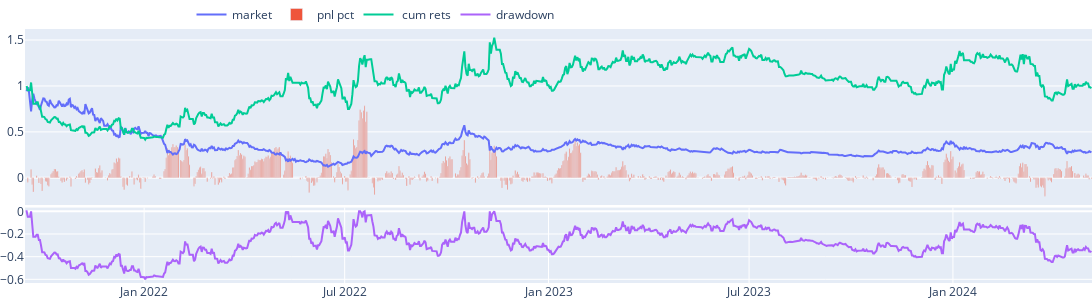
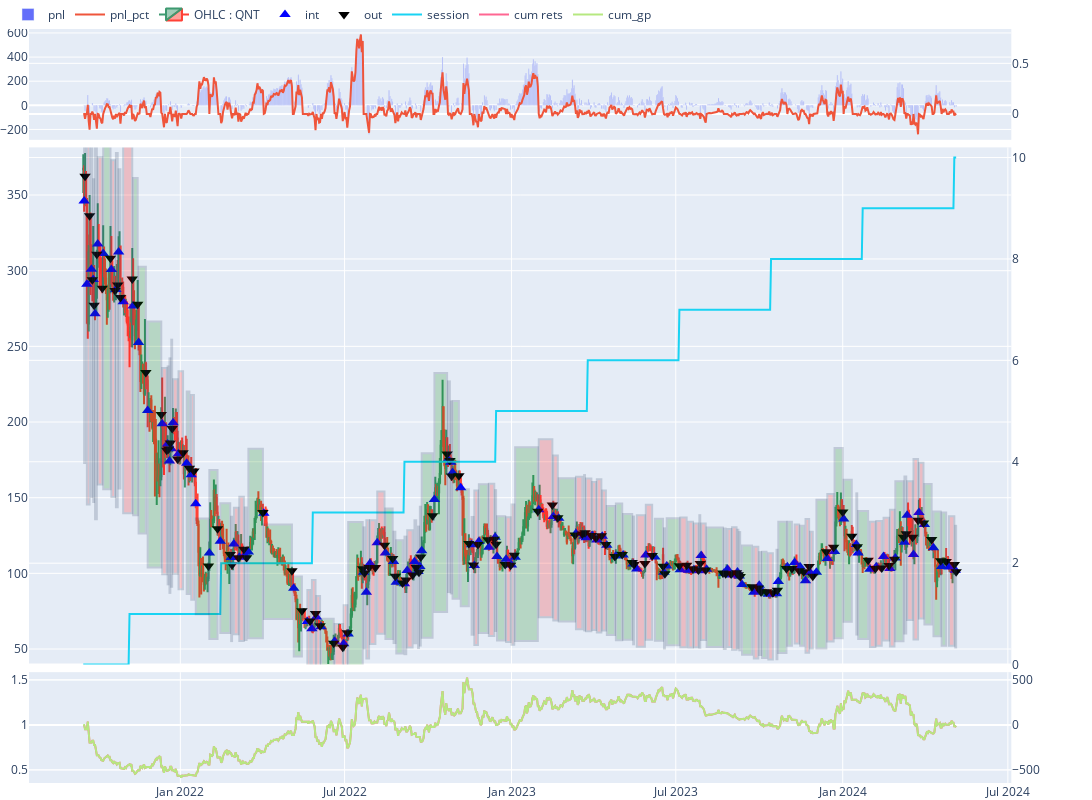
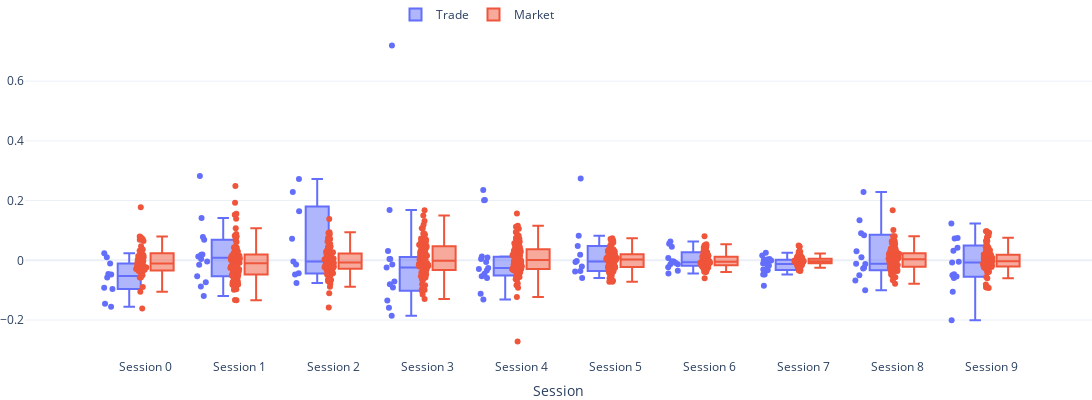

Notebook code for these charts, in order:
### Code cell
AGENT[0].view_report()

### Figure 1 — Plotly figure (JSON) as saved in the notebook; plotly's stock layout.template omitted (floating-point values rounded to 4 significant figures; data arrays with more than 128 entries replaced by an {"elided": "..."} marker saying what was removed)
{"data": [{"name": "market", "type": "scatter", "x": {"elided": "963 str values"}, "xaxis": "x", "y": {"elided": "963 float values"}, "yaxis": "y"}, {"name": "pnl pct", "type": "bar", "x": {"elided": "963 str values"}, "xaxis": "x", "y": {"elided": "963 float values"}, "yaxis": "y"}, {"name": " cum rets", "type": "scatter", "x": {"elided": "963 str values"}, "xaxis": "x", "y": {"elided": "963 float values"}, "yaxis": "y"}, {"name": "drawdown", "type": "scatter", "x": {"elided": "963 str values"}, "xaxis": "x2", "y": {"elided": "963 float values"}, "yaxis": "y2"}], "layout": {"height": 300, "legend": {"orientation": "h", "x": 0.5, "xanchor": "right", "y": 1, "yanchor": "bottom"}, "margin": {"b": 0, "l": 10, "r": 0, "t": 0}, "width": 1200, "xaxis": {"anchor": "y", "domain": [0, 1], "matches": "x2", "showticklabels": false}, "xaxis2": {"anchor": "y2", "domain": [0, 1]}, "yaxis": {"anchor": "x", "domain": [0.307, 1]}, "yaxis2": {"anchor": "x2", "domain": [0, 0.297]}}}

### Figure 2 — Plotly figure (JSON) as saved in the notebook; plotly's stock layout.template omitted (floating-point values rounded to 4 significant figures; data arrays with more than 128 entries replaced by an {"elided": "..."} marker saying what was removed)
{"data": [{"name": "pnl", "type": "bar", "x": {"elided": "963 str values"}, "xaxis": "x", "y": {"elided": "963 float values"}, "yaxis": "y"}, {"name": "pnl_pct", "type": "scatter", "x": {"elided": "963 str values"}, "xaxis": "x", "y": {"elided": "963 float values"}, "yaxis": "y2"}, {"close": {"elided": "963 float values"}, "high": {"elided": "963 float values"}, "low": {"elided": "963 float values"}, "name": "OHLC : QNT", "open": {"elided": "963 float values"}, "type": "candlestick", "x": {"elided": "963 str values"}, "xaxis": "x2", "yaxis": "y3"}, {"marker": {"color": "blue", "size": 10, "symbol": 5}, "mode": "markers", "name": "int", "type": "scatter", "x": ["2021-09-17T00:00:00", "2021-09-20T00:00:00", "2021-09-25T00:00:00", "2021-09-27T00:00:00", "2021-09-29T00:00:00", "2021-10-02T00:00:00", "2021-10-08T00:00:00", "2021-10-17T00:00:00", "2021-10-22T00:00:00", "2021-10-25T00:00:00", "2021-10-30T00:00:00", "2021-11-10T00:00:00", "2021-11-16T00:00:00", "2021-11-26T00:00:00", "2021-12-12T00:00:00", "2021-12-18T00:00:00", "2021-12-20T00:00:00", "2021-12-22T00:00:00", "2021-12-24T00:00:00", "2021-12-30T00:00:00", "2022-01-08T00:00:00", "2022-01-13T00:00:00", "2022-01-18T00:00:00", "2022-02-02T00:00:00", "2022-02-14T00:00:00", "2022-02-26T00:00:00", "2022-03-01T00:00:00", "2022-03-07T00:00:00", "2022-03-13T00:00:00", "2022-03-17T00:00:00", "2022-04-03T00:00:00", "2022-05-06T00:00:00", "2022-05-21T00:00:00", "2022-05-26T00:00:00", "2022-05-31T00:00:00", "2022-06-05T00:00:00", "2022-06-20T00:00:00", "2022-06-30T00:00:00", "2022-07-05T00:00:00", "2022-07-22T00:00:00", "2022-07-25T00:00:00", "2022-07-29T00:00:00", "2022-08-06T00:00:00", "2022-08-15T00:00:00", "2022-08-24T00:00:00", "2022-08-27T00:00:00", "2022-09-05T00:00:00", "2022-09-08T00:00:00", "2022-09-16T00:00:00", "2022-09-20T00:00:00", "2022-09-22T00:00:00", "2022-09-24T00:00:00", "2022-10-08T00:00:00", "2022-10-23T00:00:00", "2022-10-26T00:00:00", "2022-10-28T00:00:00", "2022-11-06T00:00:00", "2022-11-18T00:00:00", "2022-11-21T00:00:00", "2022-11-26T00:00:00", "2022-12-07T00:00:00", "2022-12-14T00:00:00", "2022-12-16T00:00:00", "2022-12-26T00:00:00", "2023-01-01T00:00:00", "2023-01-05T00:00:00", "2023-01-31T00:00:00", "2023-02-16T00:00:00", "2023-02-22T00:00:00", "2023-03-13T00:00:00", "2023-03-22T00:00:00", "2023-03-24T00:00:00", "2023-03-31T00:00:00", "2023-04-05T00:00:00", "2023-04-11T00:00:00", "2023-04-16T00:00:00", "2023-04-26T00:00:00", "2023-05-04T00:00:00", "2023-05-15T00:00:00", "2023-05-19T00:00:00", "2023-05-29T00:00:00", "2023-06-08T00:00:00", "2023-06-18T00:00:00", "2023-06-21T00:00:00", "2023-07-06T00:00:00", "2023-07-15T00:00:00", "2023-07-21T00:00:00", "2023-07-27T00:00:00", "2023-07-29T00:00:00", "2023-08-04T00:00:00", "2023-08-23T00:00:00", "2023-08-27T00:00:00", "2023-09-01T00:00:00", "2023-09-07T00:00:00", "2023-09-09T00:00:00", "2023-09-12T00:00:00", "2023-09-25T00:00:00", "2023-10-01T00:00:00", "2023-10-04T00:00:00", "2023-10-11T00:00:00", "2023-10-20T00:00:00", "2023-10-22T00:00:00", "2023-11-01T00:00:00", "2023-11-09T00:00:00", "2023-11-15T00:00:00", "2023-11-21T00:00:00", "2023-11-26T00:00:00", "2023-12-03T00:00:00", "2023-12-15T00:00:00", "2023-12-23T00:00:00", "2024-01-02T00:00:00", "2024-01-16T00:00:00", "2024-01-18T00:00:00", "2024-01-31T00:00:00", "2024-02-07T00:00:00", "2024-02-15T00:00:00", "2024-02-22T00:00:00", "2024-02-28T00:00:00", "2024-03-09T00:00:00", "2024-03-12T00:00:00", "2024-03-19T00:00:00", "2024-03-25T00:00:00", "2024-03-31T00:00:00", "2024-04-10T00:00:00", "2024-04-19T00:00:00", "2024-04-27T00:00:00", "2024-05-04T00:00:00"], "xaxis": "x2", "y": [346, 291.1, 301, 294.2, 271.5, 317.6, 311.3, 300.8, 287.5, 312.3, 279.5, 276.7, 252.6, 207.6, 198.8, 185.5, 174.2, 182.3, 199.5, 179, 172.8, 165.2, 146, 113.4, 121.2, 110.5, 119.4, 110.6, 112, 114.1, 139.8, 90.1, 68.2, 63.4, 71.1, 64.7, 55.1, 53.5, 59.9, 100.7, 87.6, 106.5, 120.2, 113.4, 107.9, 94.1, 93.2, 101.9, 107.6, 101.3, 104.6, 114.9, 148.8, 175.3, 173.5, 166.6, 156.5, 118.9, 105.2, 121.1, 117.2, 123.9, 111.2, 109.3, 105.6, 110.7, 142.1, 137.6, 136.5, 126.3, 124.6, 123.5, 125, 122, 124.6, 118.6, 111.5, 112.2, 106.2, 102.9, 112.2, 110.8, 100.7, 104.9, 102.4, 102, 102.4, 101.7, 111.8, 102.8, 100, 102.7, 99, 100.9, 98.3, 92.6, 87.5, 92.1, 88.1, 86.2, 86.5, 94.6, 104.3, 107.2, 104.3, 95.1, 100.6, 100.8, 109.8, 114.4, 135.9, 119.1, 113.4, 102.7, 104.4, 111.2, 103.2, 110.2, 120.5, 138.4, 112.5, 140.2, 132.3, 116.9, 104.5, 104.2, 102.1], "yaxis": "y3"}, {"marker": {"color": "black", "size": 10, "symbol": 6}, "mode": "markers", "name": "out", "type": "scatter", "x": ["2021-09-18T00:00:00", "2021-09-23T00:00:00", "2021-09-26T00:00:00", "2021-09-28T00:00:00", "2021-10-01T00:00:00", "2021-10-07T00:00:00", "2021-10-16T00:00:00", "2021-10-21T00:00:00", "2021-10-24T00:00:00", "2021-10-27T00:00:00", "2021-11-09T00:00:00", "2021-11-15T00:00:00", "2021-11-24T00:00:00", "2021-12-11T00:00:00", "2021-12-17T00:00:00", "2021-12-19T00:00:00", "2021-12-21T00:00:00", "2021-12-23T00:00:00", "2021-12-29T00:00:00", "2022-01-04T00:00:00", "2022-01-11T00:00:00", "2022-01-16T00:00:00", "2022-02-01T00:00:00", "2022-02-11T00:00:00", "2022-02-25T00:00:00", "2022-02-27T00:00:00", "2022-03-06T00:00:00", "2022-03-12T00:00:00", "2022-03-15T00:00:00", "2022-04-02T00:00:00", "2022-05-04T00:00:00", "2022-05-15T00:00:00", "2022-05-24T00:00:00", "2022-05-30T00:00:00", "2022-06-04T00:00:00", "2022-06-19T00:00:00", "2022-06-29T00:00:00", "2022-07-04T00:00:00", "2022-07-21T00:00:00", "2022-07-23T00:00:00", "2022-07-28T00:00:00", "2022-08-04T00:00:00", "2022-08-14T00:00:00", "2022-08-23T00:00:00", "2022-08-26T00:00:00", "2022-09-03T00:00:00", "2022-09-07T00:00:00", "2022-09-14T00:00:00", "2022-09-18T00:00:00", "2022-09-21T00:00:00", "2022-09-23T00:00:00", "2022-10-06T00:00:00", "2022-10-22T00:00:00", "2022-10-25T00:00:00", "2022-10-27T00:00:00", "2022-11-04T00:00:00", "2022-11-15T00:00:00", "2022-11-20T00:00:00", "2022-11-25T00:00:00", "2022-12-06T00:00:00", "2022-12-13T00:00:00", "2022-12-15T00:00:00", "2022-12-25T00:00:00", "2022-12-31T00:00:00", "2023-01-04T00:00:00", "2023-01-30T00:00:00", "2023-02-15T00:00:00", "2023-02-21T00:00:00", "2023-03-12T00:00:00", "2023-03-20T00:00:00", "2023-03-23T00:00:00", "2023-03-30T00:00:00", "2023-04-04T00:00:00", "2023-04-10T00:00:00", "2023-04-15T00:00:00", "2023-04-25T00:00:00", "2023-05-03T00:00:00", "2023-05-14T00:00:00", "2023-05-16T00:00:00", "2023-05-28T00:00:00", "2023-06-05T00:00:00", "2023-06-17T00:00:00", "2023-06-19T00:00:00", "2023-07-05T00:00:00", "2023-07-13T00:00:00", "2023-07-20T00:00:00", "2023-07-26T00:00:00", "2023-07-28T00:00:00", "2023-08-03T00:00:00", "2023-08-22T00:00:00", "2023-08-25T00:00:00", "2023-08-31T00:00:00", "2023-09-06T00:00:00", "2023-09-08T00:00:00", "2023-09-10T00:00:00", "2023-09-23T00:00:00", "2023-09-30T00:00:00", "2023-10-03T00:00:00", "2023-10-09T00:00:00", "2023-10-16T00:00:00", "2023-10-21T00:00:00", "2023-10-31T00:00:00", "2023-11-06T00:00:00", "2023-11-14T00:00:00", "2023-11-19T00:00:00", "2023-11-25T00:00:00", "2023-11-29T00:00:00", "2023-12-14T00:00:00", "2023-12-22T00:00:00", "2024-01-01T00:00:00", "2024-01-11T00:00:00", "2024-01-17T00:00:00", "2024-01-29T00:00:00", "2024-02-06T00:00:00", "2024-02-13T00:00:00", "2024-02-21T00:00:00", "2024-02-27T00:00:00", "2024-03-08T00:00:00", "2024-03-11T00:00:00", "2024-03-18T00:00:00", "2024-03-24T00:00:00", "2024-03-30T00:00:00", "2024-04-08T00:00:00", "2024-04-18T00:00:00", "2024-04-24T00:00:00", "2024-05-03T00:00:00", "2024-05-05T00:00:00"], "xaxis": "x2", "y": [362.4, 336.3, 294, 277.2, 310.9, 288.4, 308.2, 286.9, 290.6, 282.3, 294.5, 277.9, 232.8, 204.9, 181.3, 182.1, 186.2, 195.7, 175.6, 179.7, 169.4, 167.6, 104.8, 129.5, 112.5, 105.7, 110.3, 115.9, 110.4, 140.2, 101.7, 75.3, 68.5, 73.5, 65.4, 53.8, 51.2, 60.7, 103, 100.3, 103.9, 103.9, 118.5, 109.9, 98.1, 93.7, 95.6, 98.9, 103.9, 100.7, 110.8, 138, 178.8, 174.5, 164.3, 164.5, 119.7, 105.6, 119, 122.2, 122.5, 119.2, 105.9, 105.4, 111.9, 141, 145.1, 136.8, 125.3, 126, 126.9, 125.1, 123.3, 124.8, 119.1, 111.1, 112.4, 107.1, 105.8, 106.5, 111.8, 104.7, 99.8, 105, 105.3, 103.1, 102.3, 106.5, 102.3, 100.2, 99.7, 99.5, 100.4, 99.1, 97.9, 91.1, 90.4, 87.7, 87.9, 87.2, 88.9, 103.2, 103.2, 101.8, 101.1, 104.6, 98.1, 114.3, 117.2, 140.6, 124.5, 117.6, 108.6, 103.2, 103.6, 105.2, 109.3, 123.8, 126.1, 123.8, 135.1, 133.2, 122.4, 108.4, 107.8, 105.9, 101.1], "yaxis": "y3"}, {"name": "session", "type": "scatter", "x": {"elided": "963 str values"}, "xaxis": "x2", "y": {"elided": "963 int values"}, "yaxis": "y4"}, {"name": "cum rets", "type": "scatter", "x": {"elided": "963 str values"}, "xaxis": "x3", "y": {"elided": "963 float values"}, "yaxis": "y5"}, {"name": "cum_gp", "type": "scatter", "x": {"elided": "963 str values"}, "xaxis": "x3", "y": {"elided": "963 float values"}, "yaxis": "y6"}], "layout": {"height": 800, "legend": {"orientation": "h", "x": 0.6, "xanchor": "right", "y": 1, "yanchor": "bottom"}, "margin": {"b": 0, "l": 10, "r": 0, "t": 0}, "shapes": [{"fillcolor": "red", "opacity": 0.2, "x0": "2021-09-17T00:00:00", "x1": "2021-09-18T00:00:00", "xref": "x2", "y0": 173, "y1": 471.1, "yref": "y3"}, {"fillcolor": "red", "opacity": 0.2, "x0": "2021-09-20T00:00:00", "x1": "2021-09-23T00:00:00", "xref": "x2", "y0": 145.6, "y1": 437.2, "yref": "y3"}, {"fillcolor": "green", "opacity": 0.2, "x0": "2021-09-25T00:00:00", "x1": "2021-09-26T00:00:00", "xref": "x2", "y0": 150.5, "y1": 382.2, "yref": "y3"}, {"fillcolor": "red", "opacity": 0.2, "x0": "2021-09-27T00:00:00", "x1": "2021-09-28T00:00:00", "xref": "x2", "y0": 147.1, "y1": 360.4, "yref": "y3"}, {"fillcolor": "red", "opacity": 0.2, "x0": "2021-09-29T00:00:00", "x1": "2021-10-01T00:00:00", "xref": "x2", "y0": 135.8, "y1": 404.2, "yref": "y3"}, {"fillcolor": "red", "opacity": 0.2, "x0": "2021-10-02T00:00:00", "x1": "2021-10-07T00:00:00", "xref": "x2", "y0": 158.8, "y1": 374.9, "yref": "y3"}, {"fillcolor": "green", "opacity": 0.2, "x0": "2021-10-08T00:00:00", "x1": "2021-10-16T00:00:00", "xref": "x2", "y0": 155.7, "y1": 400.7, "yref": "y3"}, {"fillcolor": "red", "opacity": 0.2, "x0": "2021-10-17T00:00:00", "x1": "2021-10-21T00:00:00", "xref": "x2", "y0": 150.4, "y1": 373.0, "yref": "y3"}, {"fillcolor": "red", "opacity": 0.2, "x0": "2021-10-22T00:00:00", "x1": "2021-10-24T00:00:00", "xref": "x2", "y0": 143.8, "y1": 377.8, "yref": "y3"}, {"fillcolor": "red", "opacity": 0.2, "x0": "2021-10-25T00:00:00", "x1": "2021-10-27T00:00:00", "xref": "x2", "y0": 156.2, "y1": 367.0, "yref": "y3"}, {"fillcolor": "red", "opacity": 0.2, "x0": "2021-10-30T00:00:00", "x1": "2021-11-09T00:00:00", "xref": "x2", "y0": 139.8, "y1": 382.9, "yref": "y3"}, {"fillcolor": "green", "opacity": 0.2, "x0": "2021-11-10T00:00:00", "x1": "2021-11-15T00:00:00", "xref": "x2", "y0": 138.3, "y1": 361.3, "yref": "y3"}, {"fillcolor": "green", "opacity": 0.2, "x0": "2021-11-16T00:00:00", "x1": "2021-11-24T00:00:00", "xref": "x2", "y0": 126.3, "y1": 302.6, "yref": "y3"}, {"fillcolor": "green", "opacity": 0.2, "x0": "2021-11-26T00:00:00", "x1": "2021-12-11T00:00:00", "xref": "x2", "y0": 103.8, "y1": 266.4, "yref": "y3"}, {"fillcolor": "red", "opacity": 0.2, "x0": "2021-12-12T00:00:00", "x1": "2021-12-17T00:00:00", "xref": "x2", "y0": 99.4, "y1": 235.7, "yref": "y3"}, {"fillcolor": "green", "opacity": 0.2, "x0": "2021-12-18T00:00:00", "x1": "2021-12-19T00:00:00", "xref": "x2", "y0": 92.75, "y1": 236.7, "yref": "y3"}, {"fillcolor": "green", "opacity": 0.2, "x0": "2021-12-20T00:00:00", "x1": "2021-12-21T00:00:00", "xref": "x2", "y0": 87.1, "y1": 242.1, "yref": "y3"}, {"fillcolor": "red", "opacity": 0.2, "x0": "2021-12-22T00:00:00", "x1": "2021-12-23T00:00:00", "xref": "x2", "y0": 91.15, "y1": 254.4, "yref": "y3"}, {"fillcolor": "red", "opacity": 0.2, "x0": "2021-12-24T00:00:00", "x1": "2021-12-29T00:00:00", "xref": "x2", "y0": 99.75, "y1": 228.3, "yref": "y3"}, {"fillcolor": "red", "opacity": 0.2, "x0": "2021-12-30T00:00:00", "x1": "2022-01-04T00:00:00", "xref": "x2", "y0": 89.5, "y1": 233.6, "yref": "y3"}, {"fillcolor": "green", "opacity": 0.2, "x0": "2022-01-08T00:00:00", "x1": "2022-01-11T00:00:00", "xref": "x2", "y0": 86.4, "y1": 220.2, "yref": "y3"}, {"fillcolor": "red", "opacity": 0.2, "x0": "2022-01-13T00:00:00", "x1": "2022-01-16T00:00:00", "xref": "x2", "y0": 82.6, "y1": 217.9, "yref": "y3"}, {"fillcolor": "green", "opacity": 0.2, "x0": "2022-01-18T00:00:00", "x1": "2022-02-01T00:00:00", "xref": "x2", "y0": 73, "y1": 136.2, "yref": "y3"}, {"fillcolor": "green", "opacity": 0.2, "x0": "2022-02-02T00:00:00", "x1": "2022-02-11T00:00:00", "xref": "x2", "y0": 56.7, "y1": 168.3, "yref": "y3"}, {"fillcolor": "green", "opacity": 0.2, "x0": "2022-02-14T00:00:00", "x1": "2022-02-25T00:00:00", "xref": "x2", "y0": 60.6, "y1": 146.2, "yref": "y3"}, {"fillcolor": "red", "opacity": 0.2, "x0": "2022-02-26T00:00:00", "x1": "2022-02-27T00:00:00", "xref": "x2", "y0": 55.25, "y1": 137.4, "yref": "y3"}, {"fillcolor": "red", "opacity": 0.2, "x0": "2022-03-01T00:00:00", "x1": "2022-03-06T00:00:00", "xref": "x2", "y0": 59.7, "y1": 143.4, "yref": "y3"}, {"fillcolor": "red", "opacity": 0.2, "x0": "2022-03-07T00:00:00", "x1": "2022-03-12T00:00:00", "xref": "x2", "y0": 55.3, "y1": 150.7, "yref": "y3"}, {"fillcolor": "red", "opacity": 0.2, "x0": "2022-03-13T00:00:00", "x1": "2022-03-15T00:00:00", "xref": "x2", "y0": 56, "y1": 143.5, "yref": "y3"}, {"fillcolor": "green", "opacity": 0.2, "x0": "2022-03-17T00:00:00", "x1": "2022-04-02T00:00:00", "xref": "x2", "y0": 57.05, "y1": 182.3, "yref": "y3"}, {"fillcolor": "green", "opacity": 0.2, "x0": "2022-04-03T00:00:00", "x1": "2022-05-04T00:00:00", "xref": "x2", "y0": 69.9, "y1": 132.2, "yref": "y3"}, {"fillcolor": "green", "opacity": 0.2, "x0": "2022-05-06T00:00:00", "x1": "2022-05-15T00:00:00", "xref": "x2", "y0": 45.05, "y1": 97.89, "yref": "y3"}, {"fillcolor": "red", "opacity": 0.2, "x0": "2022-05-21T00:00:00", "x1": "2022-05-24T00:00:00", "xref": "x2", "y0": 34.1, "y1": 89.05, "yref": "y3"}, {"fillcolor": "red", "opacity": 0.2, "x0": "2022-05-26T00:00:00", "x1": "2022-05-30T00:00:00", "xref": "x2", "y0": 31.7, "y1": 95.55, "yref": "y3"}, {"fillcolor": "red", "opacity": 0.2, "x0": "2022-05-31T00:00:00", "x1": "2022-06-04T00:00:00", "xref": "x2", "y0": 35.55, "y1": 85.02, "yref": "y3"}, {"fillcolor": "green", "opacity": 0.2, "x0": "2022-06-05T00:00:00", "x1": "2022-06-19T00:00:00", "xref": "x2", "y0": 32.35, "y1": 69.94, "yref": "y3"}, {"fillcolor": "red", "opacity": 0.2, "x0": "2022-06-20T00:00:00", "x1": "2022-06-29T00:00:00", "xref": "x2", "y0": 27.55, "y1": 66.56, "yref": "y3"}, {"fillcolor": "red", "opacity": 0.2, "x0": "2022-06-30T00:00:00", "x1": "2022-07-04T00:00:00", "xref": "x2", "y0": 26.75, "y1": 78.91, "yref": "y3"}, {"fillcolor": "green", "opacity": 0.2, "x0": "2022-07-05T00:00:00", "x1": "2022-07-21T00:00:00", "xref": "x2", "y0": 29.95, "y1": 133.9, "yref": "y3"}, {"fillcolor": "green", "opacity": 0.2, "x0": "2022-07-22T00:00:00", "x1": "2022-07-23T00:00:00", "xref": "x2", "y0": 50.35, "y1": 130.4, "yref": "y3"}, {"fillcolor": "red", "opacity": 0.2, "x0": "2022-07-25T00:00:00", "x1": "2022-07-28T00:00:00", "xref": "x2", "y0": 43.8, "y1": 135.1, "yref": "y3"}, {"fillcolor": "red", "opacity": 0.2, "x0": "2022-07-29T00:00:00", "x1": "2022-08-04T00:00:00", "xref": "x2", "y0": 53.25, "y1": 135.1, "yref": "y3"}, {"fillcolor": "red", "opacity": 0.2, "x0": "2022-08-06T00:00:00", "x1": "2022-08-14T00:00:00", "xref": "x2", "y0": 60.1, "y1": 154.1, "yref": "y3"}, {"fillcolor": "green", "opacity": 0.2, "x0": "2022-08-15T00:00:00", "x1": "2022-08-23T00:00:00", "xref": "x2", "y0": 56.7, "y1": 142.9, "yref": "y3"}, {"fillcolor": "red", "opacity": 0.2, "x0": "2022-08-24T00:00:00", "x1": "2022-08-26T00:00:00", "xref": "x2", "y0": 53.95, "y1": 127.5, "yref": "y3"}, {"fillcolor": "green", "opacity": 0.2, "x0": "2022-08-27T00:00:00", "x1": "2022-09-03T00:00:00", "xref": "x2", "y0": 47.05, "y1": 121.8, "yref": "y3"}, {"fillcolor": "red", "opacity": 0.2, "x0": "2022-09-05T00:00:00", "x1": "2022-09-07T00:00:00", "xref": "x2", "y0": 46.6, "y1": 124.3, "yref": "y3"}, {"fillcolor": "red", "opacity": 0.2, "x0": "2022-09-08T00:00:00", "x1": "2022-09-14T00:00:00", "xref": "x2", "y0": 50.95, "y1": 128.6, "yref": "y3"}, {"fillcolor": "red", "opacity": 0.2, "x0": "2022-09-16T00:00:00", "x1": "2022-09-18T00:00:00", "xref": "x2", "y0": 53.8, "y1": 135.1, "yref": "y3"}, {"fillcolor": "red", "opacity": 0.2, "x0": "2022-09-20T00:00:00", "x1": "2022-09-21T00:00:00", "xref": "x2", "y0": 50.65, "y1": 130.9, "yref": "y3"}, {"fillcolor": "red", "opacity": 0.2, "x0": "2022-09-22T00:00:00", "x1": "2022-09-23T00:00:00", "xref": "x2", "y0": 52.3, "y1": 144.0, "yref": "y3"}, {"fillcolor": "green", "opacity": 0.2, "x0": "2022-09-24T00:00:00", "x1": "2022-10-06T00:00:00", "xref": "x2", "y0": 57.45, "y1": 179.4, "yref": "y3"}, {"fillcolor": "green", "opacity": 0.2, "x0": "2022-10-08T00:00:00", "x1": "2022-10-22T00:00:00", "xref": "x2", "y0": 74.4, "y1": 232.4, "yref": "y3"}, {"fillcolor": "green", "opacity": 0.2, "x0": "2022-10-23T00:00:00", "x1": "2022-10-25T00:00:00", "xref": "x2", "y0": 87.65, "y1": 226.8, "yref": "y3"}, {"fillcolor": "red", "opacity": 0.2, "x0": "2022-10-26T00:00:00", "x1": "2022-10-27T00:00:00", "xref": "x2", "y0": 86.75, "y1": 213.6, "yref": "y3"}, {"fillcolor": "green", "opacity": 0.2, "x0": "2022-10-28T00:00:00", "x1": "2022-11-04T00:00:00", "xref": "x2", "y0": 83.3, "y1": 213.8, "yref": "y3"}, {"fillcolor": "green", "opacity": 0.2, "x0": "2022-11-06T00:00:00", "x1": "2022-11-15T00:00:00", "xref": "x2", "y0": 78.25, "y1": 155.6, "yref": "y3"}, {"fillcolor": "red", "opacity": 0.2, "x0": "2022-11-18T00:00:00", "x1": "2022-11-20T00:00:00", "xref": "x2", "y0": 59.45, "y1": 137.3, "yref": "y3"}, {"fillcolor": "red", "opacity": 0.2, "x0": "2022-11-21T00:00:00", "x1": "2022-11-25T00:00:00", "xref": "x2", "y0": 52.6, "y1": 154.7, "yref": "y3"}, {"fillcolor": "green", "opacity": 0.2, "x0": "2022-11-26T00:00:00", "x1": "2022-12-06T00:00:00", "xref": "x2", "y0": 60.55, "y1": 158.9, "yref": "y3"}, {"fillcolor": "red", "opacity": 0.2, "x0": "2022-12-07T00:00:00", "x1": "2022-12-13T00:00:00", "xref": "x2", "y0": 58.6, "y1": 159.2, "yref": "y3"}, {"fillcolor": "red", "opacity": 0.2, "x0": "2022-12-14T00:00:00", "x1": "2022-12-15T00:00:00", "xref": "x2", "y0": 61.95, "y1": 155.0, "yref": "y3"}, {"fillcolor": "green", "opacity": 0.2, "x0": "2022-12-16T00:00:00", "x1": "2022-12-25T00:00:00", "xref": "x2", "y0": 55.6, "y1": 137.7, "yref": "y3"}, {"fillcolor": "red", "opacity": 0.2, "x0": "2022-12-26T00:00:00", "x1": "2022-12-31T00:00:00", "xref": "x2", "y0": 54.65, "y1": 137.0, "yref": "y3"}, {"fillcolor": "red", "opacity": 0.2, "x0": "2023-01-01T00:00:00", "x1": "2023-01-04T00:00:00", "xref": "x2", "y0": 52.8, "y1": 145.5, "yref": "y3"}, {"fillcolor": "green", "opacity": 0.2, "x0": "2023-01-05T00:00:00", "x1": "2023-01-30T00:00:00", "xref": "x2", "y0": 55.35, "y1": 183.3, "yref": "y3"}, {"fillcolor": "red", "opacity": 0.2, "x0": "2023-01-31T00:00:00", "x1": "2023-02-15T00:00:00", "xref": "x2", "y0": 71.05, "y1": 188.6, "yref": "y3"}, {"fillcolor": "red", "opacity": 0.2, "x0": "2023-02-16T00:00:00", "x1": "2023-02-21T00:00:00", "xref": "x2", "y0": 68.8, "y1": 177.8, "yref": "y3"}, {"fillcolor": "green", "opacity": 0.2, "x0": "2023-02-22T00:00:00", "x1": "2023-03-12T00:00:00", "xref": "x2", "y0": 68.25, "y1": 162.9, "yref": "y3"}, {"fillcolor": "red", "opacity": 0.2, "x0": "2023-03-13T00:00:00", "x1": "2023-03-20T00:00:00", "xref": "x2", "y0": 63.15, "y1": 163.8, "yref": "y3"}, {"fillcolor": "green", "opacity": 0.2, "x0": "2023-03-22T00:00:00", "x1": "2023-03-23T00:00:00", "xref": "x2", "y0": 62.3, "y1": 165.0, "yref": "y3"}, {"fillcolor": "red", "opacity": 0.2, "x0": "2023-03-24T00:00:00", "x1": "2023-03-30T00:00:00", "xref": "x2", "y0": 61.75, "y1": 162.6, "yref": "y3"}, {"fillcolor": "red", "opacity": 0.2, "x0": "2023-03-31T00:00:00", "x1": "2023-04-04T00:00:00", "xref": "x2", "y0": 62.5, "y1": 160.3, "yref": "y3"}, {"fillcolor": "red", "opacity": 0.2, "x0": "2023-04-05T00:00:00", "x1": "2023-04-10T00:00:00", "xref": "x2", "y0": 61, "y1": 162.2, "yref": "y3"}, {"fillcolor": "red", "opacity": 0.2, "x0": "2023-04-11T00:00:00", "x1": "2023-04-15T00:00:00", "xref": "x2", "y0": 62.3, "y1": 154.8, "yref": "y3"}, {"fillcolor": "green", "opacity": 0.2, "x0": "2023-04-16T00:00:00", "x1": "2023-04-25T00:00:00", "xref": "x2", "y0": 59.3, "y1": 144.4, "yref": "y3"}, {"fillcolor": "green", "opacity": 0.2, "x0": "2023-04-26T00:00:00", "x1": "2023-05-03T00:00:00", "xref": "x2", "y0": 55.75, "y1": 146.1, "yref": "y3"}, {"fillcolor": "green", "opacity": 0.2, "x0": "2023-05-04T00:00:00", "x1": "2023-05-14T00:00:00", "xref": "x2", "y0": 56.1, "y1": 139.2, "yref": "y3"}, {"fillcolor": "red", "opacity": 0.2, "x0": "2023-05-15T00:00:00", "x1": "2023-05-16T00:00:00", "xref": "x2", "y0": 53.1, "y1": 137.5, "yref": "y3"}, {"fillcolor": "red", "opacity": 0.2, "x0": "2023-05-19T00:00:00", "x1": "2023-05-28T00:00:00", "xref": "x2", "y0": 51.45, "y1": 138.5, "yref": "y3"}, {"fillcolor": "red", "opacity": 0.2, "x0": "2023-05-29T00:00:00", "x1": "2023-06-05T00:00:00", "xref": "x2", "y0": 56.1, "y1": 145.3, "yref": "y3"}, {"fillcolor": "green", "opacity": 0.2, "x0": "2023-06-08T00:00:00", "x1": "2023-06-17T00:00:00", "xref": "x2", "y0": 55.4, "y1": 136.1, "yref": "y3"}, {"fillcolor": "red", "opacity": 0.2, "x0": "2023-06-18T00:00:00", "x1": "2023-06-19T00:00:00", "xref": "x2", "y0": 50.35, "y1": 129.7, "yref": "y3"}, {"fillcolor": "green", "opacity": 0.2, "x0": "2023-06-21T00:00:00", "x1": "2023-07-05T00:00:00", "xref": "x2", "y0": 52.45, "y1": 136.5, "yref": "y3"}, {"fillcolor": "red", "opacity": 0.2, "x0": "2023-07-06T00:00:00", "x1": "2023-07-13T00:00:00", "xref": "x2", "y0": 51.2, "y1": 136.9, "yref": "y3"}, {"fillcolor": "red", "opacity": 0.2, "x0": "2023-07-15T00:00:00", "x1": "2023-07-20T00:00:00", "xref": "x2", "y0": 51, "y1": 134.0, "yref": "y3"}, {"fillcolor": "red", "opacity": 0.2, "x0": "2023-07-21T00:00:00", "x1": "2023-07-26T00:00:00", "xref": "x2", "y0": 51.2, "y1": 133.0, "yref": "y3"}, {"fillcolor": "red", "opacity": 0.2, "x0": "2023-07-27T00:00:00", "x1": "2023-07-28T00:00:00", "xref": "x2", "y0": 50.85, "y1": 138.5, "yref": "y3"}, {"fillcolor": "red", "opacity": 0.2, "x0": "2023-07-29T00:00:00", "x1": "2023-08-03T00:00:00", "xref": "x2", "y0": 55.9, "y1": 133.0, "yref": "y3"}, {"fillcolor": "green", "opacity": 0.2, "x0": "2023-08-04T00:00:00", "x1": "2023-08-22T00:00:00", "xref": "x2", "y0": 51.4, "y1": 130.3, "yref": "y3"}, {"fillcolor": "red", "opacity": 0.2, "x0": "2023-08-23T00:00:00", "x1": "2023-08-25T00:00:00", "xref": "x2", "y0": 50, "y1": 129.6, "yref": "y3"}, {"fillcolor": "red", "opacity": 0.2, "x0": "2023-08-27T00:00:00", "x1": "2023-08-31T00:00:00", "xref": "x2", "y0": 51.35, "y1": 129.3, "yref": "y3"}, {"fillcolor": "red", "opacity": 0.2, "x0": "2023-09-01T00:00:00", "x1": "2023-09-06T00:00:00", "xref": "x2", "y0": 49.5, "y1": 130.5, "yref": "y3"}, {"fillcolor": "red", "opacity": 0.2, "x0": "2023-09-07T00:00:00", "x1": "2023-09-08T00:00:00", "xref": "x2", "y0": 50.45, "y1": 128.8, "yref": "y3"}, {"fillcolor": "green", "opacity": 0.2, "x0": "2023-09-09T00:00:00", "x1": "2023-09-10T00:00:00", "xref": "x2", "y0": 49.15, "y1": 127.3, "yref": "y3"}, {"fillcolor": "green", "opacity": 0.2, "x0": "2023-09-12T00:00:00", "x1": "2023-09-23T00:00:00", "xref": "x2", "y0": 46.3, "y1": 118.4, "yref": "y3"}, {"fillcolor": "red", "opacity": 0.2, "x0": "2023-09-25T00:00:00", "x1": "2023-09-30T00:00:00", "xref": "x2", "y0": 43.75, "y1": 117.5, "yref": "y3"}, {"fillcolor": "red", "opacity": 0.2, "x0": "2023-10-01T00:00:00", "x1": "2023-10-03T00:00:00", "xref": "x2", "y0": 46.05, "y1": 114.0, "yref": "y3"}, {"fillcolor": "green", "opacity": 0.2, "x0": "2023-10-04T00:00:00", "x1": "2023-10-09T00:00:00", "xref": "x2", "y0": 44.05, "y1": 114.3, "yref": "y3"}, {"fillcolor": "red", "opacity": 0.2, "x0": "2023-10-11T00:00:00", "x1": "2023-10-16T00:00:00", "xref": "x2", "y0": 43.1, "y1": 113.4, "yref": "y3"}, {"fillcolor": "red", "opacity": 0.2, "x0": "2023-10-20T00:00:00", "x1": "2023-10-21T00:00:00", "xref": "x2", "y0": 43.25, "y1": 115.6, "yref": "y3"}, {"fillcolor": "green", "opacity": 0.2, "x0": "2023-10-22T00:00:00", "x1": "2023-10-31T00:00:00", "xref": "x2", "y0": 47.3, "y1": 134.2, "yref": "y3"}, {"fillcolor": "green", "opacity": 0.2, "x0": "2023-11-01T00:00:00", "x1": "2023-11-06T00:00:00", "xref": "x2", "y0": 52.15, "y1": 134.2, "yref": "y3"}, {"fillcolor": "red", "opacity": 0.2, "x0": "2023-11-09T00:00:00", "x1": "2023-11-14T00:00:00", "xref": "x2", "y0": 53.6, "y1": 132.3, "yref": "y3"}, {"fillcolor": "green", "opacity": 0.2, "x0": "2023-11-15T00:00:00", "x1": "2023-11-19T00:00:00", "xref": "x2", "y0": 52.15, "y1": 131.4, "yref": "y3"}, {"fillcolor": "red", "opacity": 0.2, "x0": "2023-11-21T00:00:00", "x1": "2023-11-25T00:00:00", "xref": "x2", "y0": 47.55, "y1": 136.0, "yref": "y3"}, {"fillcolor": "red", "opacity": 0.2, "x0": "2023-11-26T00:00:00", "x1": "2023-11-29T00:00:00", "xref": "x2", "y0": 50.3, "y1": 127.5, "yref": "y3"}, {"fillcolor": "green", "opacity": 0.2, "x0": "2023-12-03T00:00:00", "x1": "2023-12-14T00:00:00", "xref": "x2", "y0": 50.4, "y1": 148.6, "yref": "y3"}, {"fillcolor": "red", "opacity": 0.2, "x0": "2023-12-15T00:00:00", "x1": "2023-12-22T00:00:00", "xref": "x2", "y0": 54.9, "y1": 152.4, "yref": "y3"}, {"fillcolor": "green", "opacity": 0.2, "x0": "2023-12-23T00:00:00", "x1": "2024-01-01T00:00:00", "xref": "x2", "y0": 57.2, "y1": 182.8, "yref": "y3"}, {"fillcolor": "green", "opacity": 0.2, "x0": "2024-01-02T00:00:00", "x1": "2024-01-11T00:00:00", "xref": "x2", "y0": 67.95, "y1": 161.8, "yref": "y3"}, {"fillcolor": "red", "opacity": 0.2, "x0": "2024-01-16T00:00:00", "x1": "2024-01-17T00:00:00", "xref": "x2", "y0": 59.55, "y1": 152.9, "yref": "y3"}, {"fillcolor": "green", "opacity": 0.2, "x0": "2024-01-18T00:00:00", "x1": "2024-01-29T00:00:00", "xref": "x2", "y0": 56.7, "y1": 141.2, "yref": "y3"}, {"fillcolor": "red", "opacity": 0.2, "x0": "2024-01-31T00:00:00", "x1": "2024-02-06T00:00:00", "xref": "x2", "y0": 51.35, "y1": 134.2, "yref": "y3"}, {"fillcolor": "red", "opacity": 0.2, "x0": "2024-02-07T00:00:00", "x1": "2024-02-13T00:00:00", "xref": "x2", "y0": 52.2, "y1": 134.7, "yref": "y3"}, {"fillcolor": "red", "opacity": 0.2, "x0": "2024-02-15T00:00:00", "x1": "2024-02-21T00:00:00", "xref": "x2", "y0": 55.6, "y1": 136.8, "yref": "y3"}, {"fillcolor": "red", "opacity": 0.2, "x0": "2024-02-22T00:00:00", "x1": "2024-02-27T00:00:00", "xref": "x2", "y0": 51.6, "y1": 142.1, "yref": "y3"}, {"fillcolor": "green", "opacity": 0.2, "x0": "2024-02-28T00:00:00", "x1": "2024-03-08T00:00:00", "xref": "x2", "y0": 55.1, "y1": 160.9, "yref": "y3"}, {"fillcolor": "red", "opacity": 0.2, "x0": "2024-03-09T00:00:00", "x1": "2024-03-11T00:00:00", "xref": "x2", "y0": 60.25, "y1": 163.9, "yref": "y3"}, {"fillcolor": "red", "opacity": 0.2, "x0": "2024-03-12T00:00:00", "x1": "2024-03-18T00:00:00", "xref": "x2", "y0": 69.2, "y1": 160.9, "yref": "y3"}, {"fillcolor": "red", "opacity": 0.2, "x0": "2024-03-19T00:00:00", "x1": "2024-03-24T00:00:00", "xref": "x2", "y0": 56.25, "y1": 175.6, "yref": "y3"}, {"fillcolor": "red", "opacity": 0.2, "x0": "2024-03-25T00:00:00", "x1": "2024-03-30T00:00:00", "xref": "x2", "y0": 70.1, "y1": 173.2, "yref": "y3"}, {"fillcolor": "green", "opacity": 0.2, "x0": "2024-03-31T00:00:00", "x1": "2024-04-08T00:00:00", "xref": "x2", "y0": 66.15, "y1": 159.1, "yref": "y3"}, {"fillcolor": "green", "opacity": 0.2, "x0": "2024-04-10T00:00:00", "x1": "2024-04-18T00:00:00", "xref": "x2", "y0": 58.45, "y1": 140.9, "yref": "y3"}, {"fillcolor": "green", "opacity": 0.2, "x0": "2024-04-19T00:00:00", "x1": "2024-04-24T00:00:00", "xref": "x2", "y0": 52.25, "y1": 140.1, "yref": "y3"}, {"fillcolor": "red", "opacity": 0.2, "x0": "2024-04-27T00:00:00", "x1": "2024-05-03T00:00:00", "xref": "x2", "y0": 52.1, "y1": 137.7, "yref": "y3"}, {"fillcolor": "red", "opacity": 0.2, "x0": "2024-05-04T00:00:00", "x1": "2024-05-05T00:00:00", "xref": "x2", "y0": 51.05, "y1": 131.4, "yref": "y3"}], "width": 1200, "xaxis": {"anchor": "y", "domain": [0, 0.94], "matches": "x3", "rangeslider": {"visible": false}, "showticklabels": false}, "xaxis2": {"anchor": "y3", "domain": [0, 0.94], "matches": "x3", "rangeslider": {"visible": false}, "showticklabels": false}, "xaxis3": {"anchor": "y5", "domain": [0, 0.94], "rangeslider": {"visible": false}}, "yaxis": {"anchor": "x", "domain": [0.853, 1]}, "yaxis2": {"anchor": "x", "overlaying": "y", "side": "right"}, "yaxis3": {"anchor": "x2", "domain": [0.157, 0.843], "range": [39.7, 381.5]}, "yaxis4": {"anchor": "x2", "overlaying": "y3", "range": [0, 10.2], "side": "right"}, "yaxis5": {"anchor": "x3", "domain": [0, 0.147]}, "yaxis6": {"anchor": "x3", "overlaying": "y5", "side": "right"}}}

### Figure 3 — Plotly figure (JSON) as saved in the notebook; plotly's stock layout.template omitted (floating-point values rounded to 4 significant figures; data arrays with more than 128 entries replaced by an {"elided": "..."} marker saying what was removed)
{"data": [{"boxpoints": "all", "jitter": 0.5, "name": "Trade", "pointpos": -1.8, "type": "box", "x": ["Session 0", "Session 0", "Session 0", "Session 0", "Session 0", "Session 0", "Session 0", "Session 0", "Session 0", "Session 0", "Session 1", "Session 1", "Session 1", "Session 1", "Session 1", "Session 1", "Session 1", "Session 1", "Session 1", "Session 1", "Session 1", "Session 1", "Session 1", "Session 1", "Session 2", "Session 2", "Session 2", "Session 2", "Session 2", "Session 2", "Session 2", "Session 2", "Session 2", "Session 3", "Session 3", "Session 3", "Session 3", "Session 3", "Session 3", "Session 3", "Session 3", "Session 3", "Session 3", "Session 3", "Session 3", "Session 3", "Session 4", "Session 4", "Session 4", "Session 4", "Session 4", "Session 4", "Session 4", "Session 4", "Session 4", "Session 4", "Session 4", "Session 4", "Session 4", "Session 4", "Session 4", "Session 5", "Session 5", "Session 5", "Session 5", "Session 5", "Session 5", "Session 5", "Session 5", "Session 5", "Session 5", "Session 6", "Session 6", "Session 6", "Session 6", "Session 6", "Session 6", "Session 6", "Session 6", "Session 6", "Session 6", "Session 6", "Session 6", "Session 7", "Session 7", "Session 7", "Session 7", "Session 7", "Session 7", "Session 7", "Session 7", "Session 7", "Session 7", "Session 7", "Session 7", "Session 7", "Session 7", "Session 7", "Session 7", "Session 8", "Session 8", "Session 8", "Session 8", "Session 8", "Session 8", "Session 8", "Session 8", "Session 8", "Session 8", "Session 8", "Session 8", "Session 8", "Session 9", "Session 9", "Session 9", "Session 9", "Session 9", "Session 9", "Session 9", "Session 9", "Session 9", "Session 9", "Session 9", "Session 9", "Session 9"], "y": [-0.0474, -0.1553, 0.02326, -0.05778, -0.1451, -0.09194, 0.009958, -0.04621, -0.01078, -0.09606, -0.05367, 0.004337, 0.07838, 0.01301, -0.08803, 0.01833, 0.06889, -0.07351, -0.1198, -0.003911, 0.01968, -0.01453, 0.2822, 0.142, 0.07178, -0.04344, -0.07621, -0.04792, -0.01429, 0.2287, 0.2725, 0.1643, -0.004399, -0.1593, -0.08017, 0.1685, -0.07078, -0.1346, 0.7195, 0.003972, -0.1861, -0.02441, -0.01414, 0.03086, -0.09082, 0.004251, -0.02575, -0.02944, -0.03439, -0.005923, -0.05927, 0.201, 0.2016, 0.004564, -0.05303, 0.01261, 0.2351, -0.1119, -0.1312, 0.009083, -0.04522, -0.03793, 0.04766, -0.03568, -0.05966, 0.2737, -0.02111, -0.005814, 0.08205, -0.002375, 0.01846, -0.01296, -0.0136, -0.02295, -0.04414, 0.06324, 0.008072, 0.04545, -0.003766, -0.03499, -0.003565, 0.05505, -0.008937, 0.0009533, -0.02832, -0.01078, -0.0009766, -0.0472, -0.08497, 0.02529, -0.003, -0.03116, -0.01414, -0.01784, 0.004069, 0.0162, -0.03314, -0.04777, 0.00227, -0.0116, -0.02775, 0.09091, 0.01055, -0.05037, 0.03068, -0.09989, -0.02485, 0.1339, -0.0674, 0.229, 0.08389, -0.01259, 0.04233, -0.004869, -0.007663, -0.05396, -0.05911, 0.1234, -0.04647, -0.1055, -0.2009, -0.04993, 0.07483, 0.07271, 0.03158]}, {"boxpoints": "all", "jitter": 0.5, "name": "Market", "pointpos": -1.8, "type": "box", "x": {"elided": "899 str values"}, "y": {"elided": "899 float values"}}], "layout": {"boxmode": "group", "height": 400, "legend": {"orientation": "h", "x": 0.5, "xanchor": "right", "y": 1, "yanchor": "bottom"}, "margin": {"b": 0, "l": 10, "r": 0, "t": 0}, "showlegend": true, "width": 1200, "xaxis": {"title": {"text": "Session"}}}}
